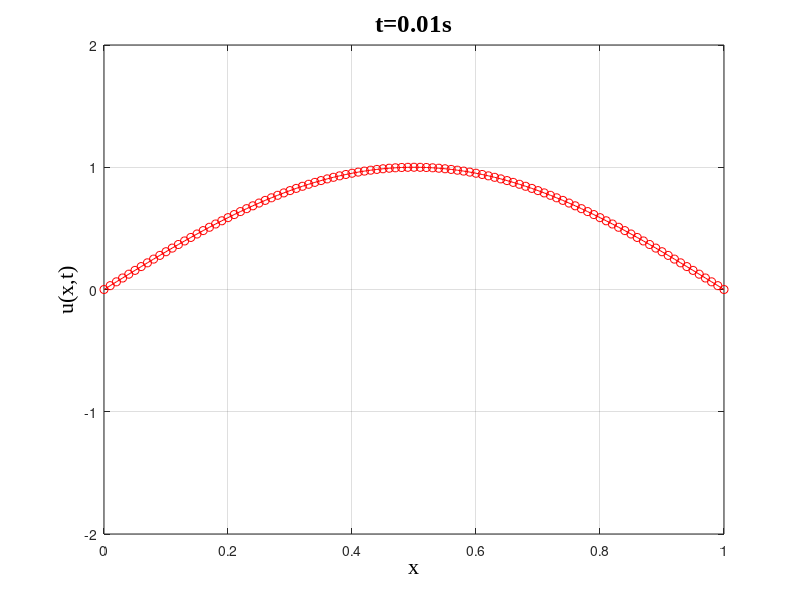

MATLAB code for this plot: (Note: this script raises an error after producing the figure.)

clear
clc
clf
tic
L=100; % space grid
T=100;  % time grid
dx=1/L; % space step
dt=0.01; % time step
v=0.8; % wave speed
c=v^2*dt^2/dx^2; % reduced coeffecient
u=zeros(T,L+1);

for k=1:L+1
  u(1,k)=sin(pi*(k-1)/L); % initial wave shape
  u(2,k)=sin(pi*(k-1)/L); % initial velocity = 0
end

for j=2:T
  for k=2:L
    u(j+1,k)=c*(u(j,k+1)+u(j,k-1))+2*(1-c)*u(j,k)-u(j-1,k);
  end
end



xx=linspace(0,1,L+1);

h = figure;
axis tight manual % this ensures that getframe() returns a consistent size
filename = '1Dwave.gif';
for j=1:T
    pic1=plot(xx,u(j,:),'r-o');
    hold on ;
    %---------------%
    set(gca,'XLim',[0 1])
    set(gca,'YLim',[-2 2])
    set(gca,'XGrid','on')
    set(gca,'YGrid','on')
    set(get(gca, 'XLabel'), 'String', 'x')
    set(get(gca, 'XLabel'), 'FontSize', 16)
    set(get(gca, 'XLabel'), 'FontName', 'Times New Roman')
    set(get(gca, 'YLabel'), 'String', 'u(x,t)')
    set(get(gca, 'YLabel'), 'FontSize', 16)
    set(get(gca, 'YLabel'), 'FontName', 'Times New Roman')
    set(get(gca, 'Title'), 'String', ['t=',num2str(j*dt),'s'])
    set(get(gca, 'Title'), 'FontSize', 18)
    set(get(gca, 'Title'), 'FontName', 'Times New Roman')
    %---------------%
    drawnow;
    % Capture the plot as an image 
    frame = getframe(h); 
    im = frame2im(frame); 
    [im,cm] = rgb2ind(im,256);
    % Write to the GIF File 
    if j == 1 
        imwrite(im,cm,filename,'gif', 'Loopcount',inf,'delaytime',0.2); 
    else 
        imwrite(im,cm,filename,'gif','WriteMode','append','delaytime',0.2); 
    end
    delete(pic1);
    
    
end

toc
